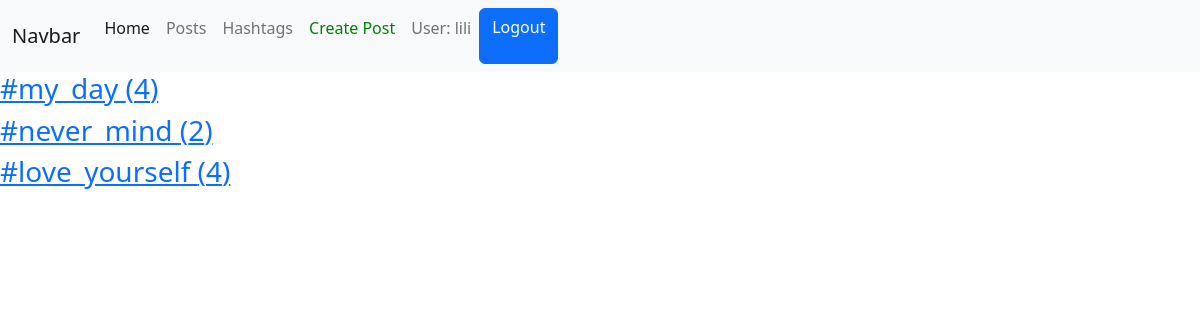
The page /hasthags/ (signed in) on the database its author committed.
### posts/models.py (models this page shows, shortened)
class Hashtag(models.Model):
    title = models.CharField(max_length=255)
    meaning = models.TextField()

### posts/views.py (the view)
# urls.py: path('hasthags/', HashtagsView.as_view()),
class HashtagsView(ListView):
    model = Hashtag
    template_name = 'hashtags/hashtags.html'
    def get_context_data(self, *, object_list=None, **kwargs):
        return {
            'object_list': self.get_queryset(),
            'user': get_user_from_request(self.request)
        }

### users/utils.py (called while the page is built)
def get_user_from_request(request):
    return request.user if not request.user.is_anonymous else None

### templates/hashtags/hashtags.html (shortened to what this page needs)
{% extends 'layouts/main.html' %}
{% block content %}
    <div class="hashtags">
        {% for hashtag in object_list %}
            <div class="hashtag">
                <h3>
                    <a href="/posts/?hashtag_id={{ hashtag.id }}">
                        {{ hashtag.title }} ({{ hashtag.posts.count }})
                    </a>
                </h3>
            </div>
        {% endfor %}
    </div>
{% endblock %}

### templates/layouts/main.html (shortened to what this page needs)
<!doctype html>
<html lang="en">
<head>
    <link rel="stylesheet" href="https://cdn.jsdelivr.net/npm/bootstrap@5.2.2/dist/css/bootstrap.min.css"
>
</head>
<body>
<div class="header">
    <nav class="navbar navbar-expand-lg navbar-light bg-light">
        <div class="container-fluid">
            <a class="navbar-brand" href="#">Navbar</a>
            <div class="collapse navbar-collapse" id="navbarNavAltMarkup">
                <div class="navbar-nav">
                    <a class="nav-link active" aria-current="page" href="/">Home</a>
                    <a class="nav-link" href="/posts">Posts</a>
                    <a class="nav-link" href="/hasthags">Hashtags</a>
                    {% if user %}
                        <a style="color: green" class="nav-link" href="/posts/create">
                            Create Post
                        </a>
                        <p class="nav-link">User: {{ user.username }}</p>
                        <a href="/users/logout" class="btn btn-primary">Logout</a>
                    {% else %}
                        <a href="/users/login/" class="nav-link">Login</a>
                        <a href="/users/register/" class="nav-link">Register</a>
                    {% endif %}
                </div>
            </div>
        </div>
    </nav>
</div>
{% block content %}
{% endblock %}
</body>
</html>

### templates/hashtags/hashtags.html (style rules this page uses)
.hashtag { display: flex; justify-content: space-between; width: 20%; }

### rows shown on the page
Hashtag: title "#my_day", posts.count "4"
Hashtag: title "#never_mind", posts.count "2"
Hashtag: title "#love_yourself", posts.count "4"

### other values the page prints
{{ user.username }} "lili"
